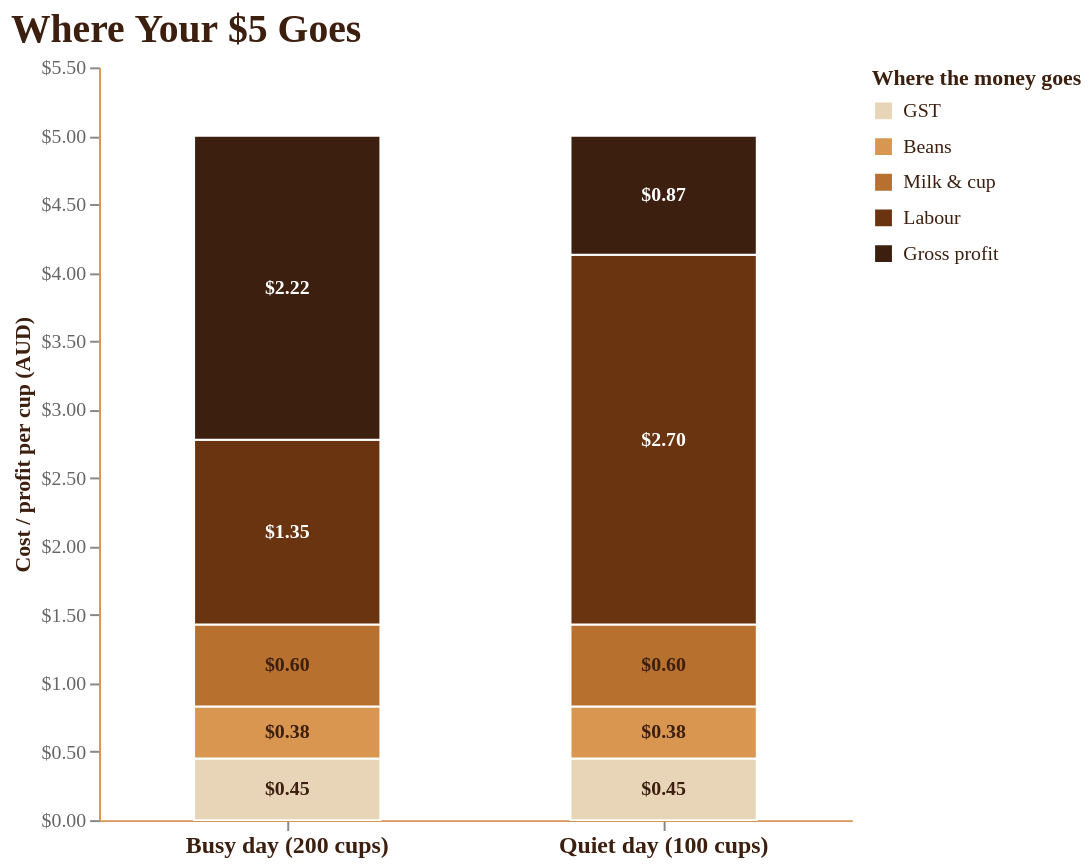

Write the Vega-Lite specification saved for this chart.
### Vega-Lite specification from a JSON file in a GitHub repository (floating-point values rounded to 4 significant figures)
{"$schema": "https://vega.github.io/schema/vega-lite/v5.json", "title": {"text": "Where Your $5 Goes", "anchor": "start", "fontSize": 20, "subtitleFontSize": 12, "subtitleColor": "#666", "color": "#3C1F0F", "font": "Georgia, Times New Roman, serif", "subtitleFont": "Georgia, Times New Roman, serif"}, "width": 380, "height": 380, "data": {"values": [{"scenario": "Busy day (200 cups)", "component": "GST", "amount": 0.45, "order": 1}, {"scenario": "Busy day (200 cups)", "component": "Beans", "amount": 0.38, "order": 2}, {"scenario": "Busy day (200 cups)", "component": "Milk & cup", "amount": 0.6, "order": 3}, {"scenario": "Busy day (200 cups)", "component": "Labour", "amount": 1.35, "order": 4}, {"scenario": "Busy day (200 cups)", "component": "Gross profit", "amount": 2.22, "order": 5}, {"scenario": "Quiet day (100 cups)", "component": "GST", "amount": 0.45, "order": 1}, {"scenario": "Quiet day (100 cups)", "component": "Beans", "amount": 0.38, "order": 2}, {"scenario": "Quiet day (100 cups)", "component": "Milk & cup", "amount": 0.6, "order": 3}, {"scenario": "Quiet day (100 cups)", "component": "Labour", "amount": 2.7, "order": 4}, {"scenario": "Quiet day (100 cups)", "component": "Gross profit", "amount": 0.87, "order": 5}]}, "encoding": {"x": {"field": "scenario", "type": "nominal", "title": null, "sort": ["Busy day (200 cups)", "Quiet day (100 cups)"], "axis": {"labelFontSize": 12, "labelFontWeight": "bold", "labelColor": "#3C1F0F", "labelAngle": 0}}, "y": {"field": "amount", "type": "quantitative", "title": "Cost / profit per cup (AUD)", "stack": "zero", "axis": {"format": "$.2f", "titleColor": "#3C1F0F", "labelColor": "#666", "grid": false}}, "color": {"field": "component", "type": "nominal", "title": "Where the money goes", "sort": ["GST", "Beans", "Milk & cup", "Labour", "Gross profit"], "scale": {"domain": ["GST", "Beans", "Milk & cup", "Labour", "Gross profit"], "range": ["#E8D5B7", "#D89651", "#B8702F", "#6B3410", "#3C1F0F"]}, "legend": {"orient": "right", "offset": 10, "titleColor": "#3C1F0F", "labelColor": "#3C1F0F"}}, "order": {"field": "order", "type": "quantitative"}}, "layer": [{"mark": {"type": "bar", "width": {"band": 0.55}, "stroke": "white", "strokeWidth": 1}, "encoding": {"tooltip": [{"field": "scenario", "type": "nominal", "title": "Day"}, {"field": "component", "type": "nominal", "title": "Where the money goes"}, {"field": "amount", "type": "quantitative", "title": "Amount", "format": "$.2f"}]}}, {"mark": {"type": "text", "fontSize": 10, "fontWeight": "bold"}, "encoding": {"text": {"field": "amount", "type": "quantitative", "format": "$.2f"}, "color": {"condition": {"test": "datum.component === 'Labour' || datum.component === 'Gross profit'", "value": "white"}, "value": "#3C1F0F"}, "y": {"field": "amount", "type": "quantitative", "stack": "zero", "bandPosition": 0.5}}}], "config": {"view": {"stroke": null}, "background": "transparent", "axis": {"domainColor": "#D89651"}, "font": "Georgia, Times New Roman, serif"}}
